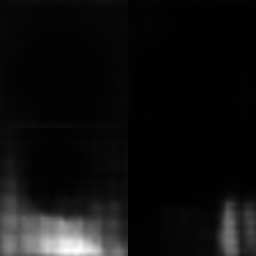
#> input picture 128.png, 256 x 256 px, given in place of 000000460347.jpg, which was not available
$ python patch_extract.py
#> lines starting #> are read from the running program, lines starting #| are printed output that depends on the picture; pictures that were not available may be replaced by others from this repository, and a replacement may not be noted
import pandas as pd
import random
import sys
import os
import matplotlib.pyplot as plt
import numpy as np
import cv2
import argparse

from functools import partial
from glob import glob
from multiprocessing.pool import Pool
from pathlib import Path
from tqdm import tqdm

from skimage.metrics import structural_similarity as ssim


# [214 lines left out: function extract_tampered, not called in this run]


def extract_real(param, increment, root_dir, out_dir, **kwargs):
    img = cv2.imread(os.path.join(root_dir+kwargs['extension'], param["img_path"]))

    coords = []
    d = img.shape
    patches = []  # Ei list e ekta image er jnno shobgula patch thakbe
    for i in range(0, d[0], increment):
        for j in range(0, d[1], increment):
            x = i + increment
            y = j + increment
            if x > d[0] or y > d[1]:
                break
            coords.append((i, x, j, y))

    random.shuffle(coords)
    if len(coords) <= 10:
        for i in coords:
            patches.append(img[i[0] : i[1], i[2] : i[3]])
    else:
        for i in range(10):
            patches.append(
                img[coords[i][0] : coords[i][1], coords[i][2] : coords[i][3]]
            )
    patches = filter_similar(patches, type="real")

    dir = os.path.join(
        root_dir, out_dir, param["img_path"].split("/")[-1].split(".")[0]
    )
    os.makedirs(dir, exist_ok=True)
    for i, im in enumerate(patches):
        cv2.imwrite(os.path.join(dir, f"{i}.png"), im)

    f = open(os.path.join(dir, "done.txt"), "w")
    f.close()


def SSIM(imageA, imageB):
    dim = (imageA.shape[0], imageA.shape[1])
    A = cv2.resize(imageA, dim, interpolation=cv2.INTER_AREA)
    B = cv2.resize(imageB, dim, interpolation=cv2.INTER_AREA)
    grayA = cv2.cvtColor(A, cv2.COLOR_BGR2GRAY)
    grayB = cv2.cvtColor(B, cv2.COLOR_BGR2GRAY)
    ans = ssim(grayA, grayB, full=True)
    ret = ans[0]
    ret += 1
    ret /= 2
    return ret


def filter_similar(patches, type):
    final_patches = []
    vis = [0 for i in range(len(patches))]
    for i in range(len(patches)):
        if vis[i]:
            continue
        vis[i] = 1
        final_patches.append(patches[i])
        for j in range(i + 1, len(patches)):
            if vis[j]:
                continue
            if type == "fake":
                if SSIM(patches[i][0], patches[j][0]) >= 0.7:
                    vis[j] = 1
            elif type == "real":
                if SSIM(patches[i], patches[j]) >= 0.7:
                    vis[j] = 1
    return final_patches


# [39 lines left out: function extract_imd_orig, not called in this run]


def main(type, patch_size):
#> called with type = 'real', patch_size = 64
    ROOT_DIR = "Image_Manipulation_Dataset/COCO_CMFD"
    EXTENSION = "/cmfd_full"
    OUT_DIR = f"image_patch_{patch_size}"

    if type == "real":
        label = 0
        extract_function = extract_real
    elif type == "fake":
        label = 1
        extract_function = extract_tampered

    params = []
    df = pd.read_csv("dataset_csv/cmfd_FULL.csv")
#> (reads cmfd_FULL.csv from the repository)
    for idx, row in df.iterrows():
        if row["label"] == label:
            params.append({"img_path": row["image_patch"], "mask_path": row["mask_patch"]})
    print(f"Total: {len(params)}")

    _temp = []
    for item in params:
        image_id = item["img_path"].split("/")[-1].split(".")[0]
        if os.path.exists(os.path.join(ROOT_DIR, OUT_DIR, image_id, "done.txt")):
            continue
        else:
            _temp.append((item))
    params = _temp
    print("Remaining : {}".format(len(params)))

    with Pool(processes=os.cpu_count()) as p:
        with tqdm(total=len(params)) as pbar:
            for v in p.imap_unordered(
                partial(
                    extract_function,
                    increment=patch_size,
                    root_dir=ROOT_DIR,
                    out_dir=OUT_DIR,
                    extension=EXTENSION
                ),
                params,
            ):
#> in extract_real, `cv2.imwrite(os.path.join(dir, f"{i}.png"), im)`:
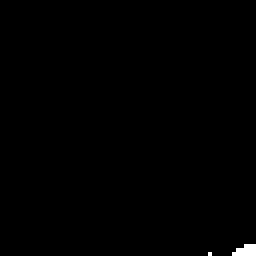
#> saved as 0.png: shape (64, 64, 3) (shown 4 times larger); values 0 (black) and 1 (white), 0.37% white; 2 white regions (2 under 20 px)
#> in extract_real, `cv2.imwrite(os.path.join(dir, f"{i}.png"), im)`:
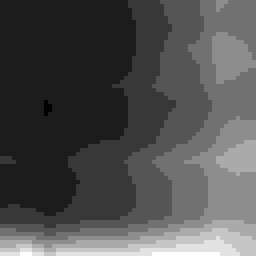
#> saved as 1.png: shape (64, 64, 3) (shown 4 times larger); min 1, max 10, mean 3.85; drawn with min black and max white
#> in extract_real, `cv2.imwrite(os.path.join(dir, f"{i}.png"), im)`:
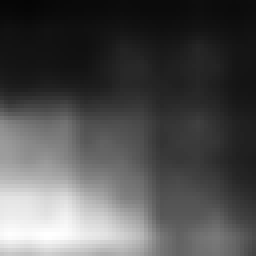
#> saved as 2.png: shape (64, 64, 3) (shown 4 times larger); min 5, max 255, mean 80.2
                pbar.update()
#> this loop made 3 passes
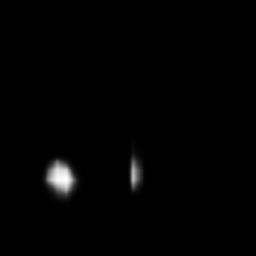
#> input picture 256.png, 256 x 256 px, given in place of 000000570782.jpg, which was not available


if __name__ == "__main__":
#> (the run stopped early here; a loop or call above may not have finished)
